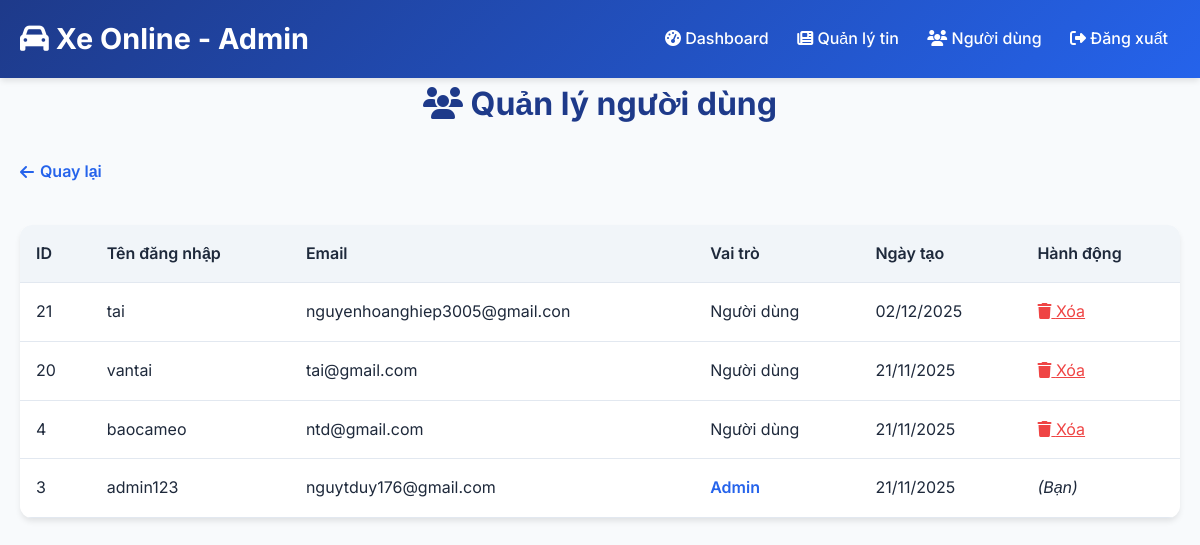
Page /admin/manage_users.php (signed in) on the committed database.
### tables this page shows
CREATE TABLE `users` (
  `id` int(11) NOT NULL,
  `username` varchar(50) NOT NULL,
  `email` varchar(100) NOT NULL,
  `password` varchar(255) NOT NULL,
  `role` enum('user','admin') DEFAULT 'user',
  `created_at` timestamp NULL DEFAULT current_timestamp()
);

### admin/manage_users.php (the view, shortened to what this page needs)
<?php
include '../includes/config.php';
$users = $pdo->query("SELECT id, username, email, role, created_at FROM users ORDER BY created_at DESC")->fetchAll();
?>
<!DOCTYPE html>
<html lang="vi">
<head>
    <link rel="stylesheet" href="https://cdnjs.cloudflare.com/ajax/libs/font-awesome/6.5.0/css/all.min.css">
    <link rel="stylesheet" href="../assets/css/style.css">
</head>
<body>
    <header>
        <div class="container">
            <h1><i class="fas fa-car"></i> Xe Online - Admin</h1>
            <nav>
                <a href="dashboard.php"><i class="fas fa-tachometer-alt"></i> Dashboard</a>
                <a href="manage_posts.php"><i class="fas fa-newspaper"></i> Quản lý tin</a>
                <a href="manage_users.php"><i class="fas fa-users"></i> Người dùng</a>
                <a href="../logout.php"><i class="fas fa-sign-out-alt"></i> Đăng xuất</a>
            </nav>
        </div>
    </header>
    <main class="container">
        <h2 class="page-title"><i class="fas fa-users"></i> Quản lý người dùng</h2>
        <a href="dashboard.php" class="back-link"><i class="fas fa-arrow-left"></i> Quay lại</a>
        <div class="table-container">
            <table>
                <thead>
                    <tr>
                        <th>ID</th>
                        <th>Tên đăng nhập</th>
                        <th>Email</th>
                        <th>Vai trò</th>
                        <th>Ngày tạo</th>
                        <th>Hành động</th>
                    </tr>
                </thead>
                <tbody>
                    <?php foreach ($users as $user): ?>
                    <tr>
                        <td><?= $user['id'] ?></td>
                        <td><?= htmlspecialchars($user['username']) ?></td>
                        <td><?= htmlspecialchars($user['email']) ?></td>
                        <td>
                            <?php if ($user['role'] === 'admin'): ?>
                                <span style="color: #2563eb; font-weight: 600;">Admin</span>
                            <?php else: ?>
                                Người dùng
                            <?php endif; ?>
                        </td>
                        <td><?= date('d/m/Y', strtotime($user['created_at'])) ?></td>
                        <td>
                            <?php if ($user['id'] != $_SESSION['user_id']): ?>
                                <a href="?delete=<?= $user['id'] ?>" class="action-link" style="color: #ef4444;" onclick="return confirm('Xóa người dùng này?')">
                                    <i class="fas fa-trash"></i> Xóa
                                </a>
                            <?php else: ?>
                                <em>(Bạn)</em>
                            <?php endif; ?>
                        </td>
                    </tr>
                    <?php endforeach; ?>
                </tbody>
            </table>
        </div>
    </main>
</body>
</html>

### assets/css/style.css (style rules this page uses)
* { margin: 0; padding: 0; box-sizing: border-box; }
body { font-family: 'Inter', sans-serif; background: #f8fafc; color: #1e293b; line-height: 1.6; }
.container { max-width: 1200px; margin: 0 auto; padding: 0 20px; }
header { background: linear-gradient(135deg, #1e3a8a, #2563eb); color: white; padding: 1rem 0; box-shadow: 0 4px 6px -1px rgba(0,0,0,0.1); position: sticky; top: 0; z-index: 100; }
header .container { display: flex; justify-content: space-between; align-items: center; flex-wrap: wrap; }
header h1 { font-size: 1.8rem; font-weight: 700; }
nav a { color: white; text-decoration: none; padding: 8px 12px; border-radius: 6px; font-weight: 500; transition: background 0.2s; }
main { padding: 30px 0; }
.page-title { text-align: center; margin-bottom: 30px; color: #1e3a8a; font-size: 2rem; font-weight: 700; }
.table-container { overflow-x: auto; background: white; border-radius: 12px; box-shadow: 0 4px 6px -1px rgba(0,0,0,0.1); margin-top: 20px; }
table { width: 100%; border-collapse: collapse; }
th, td { padding: 16px; text-align: left; border-bottom: 1px solid #e2e8f0; }
th { background: #f1f5f9; font-weight: 600; }
.back-link { display: inline-flex; align-items: center; gap: 6px; color: #2563eb; text-decoration: none; font-weight: 600; margin-bottom: 20px; }

### rows in the picture
users: id "21", username "tai", email "nguyenhoanghiep3005@gmail.con", role "Người dùng", created_at "02/12/2025"
users: id "20", username "vantai", email "tai@gmail.com", role "Người dùng", created_at "21/11/2025"
users: id "4", username "baocameo", email "ntd@gmail.com", role "Người dùng", created_at "21/11/2025"
users: id "3", username "admin123", email "nguytduy176@gmail.com", role "Admin", created_at "21/11/2025", shows "(Bạn)"
